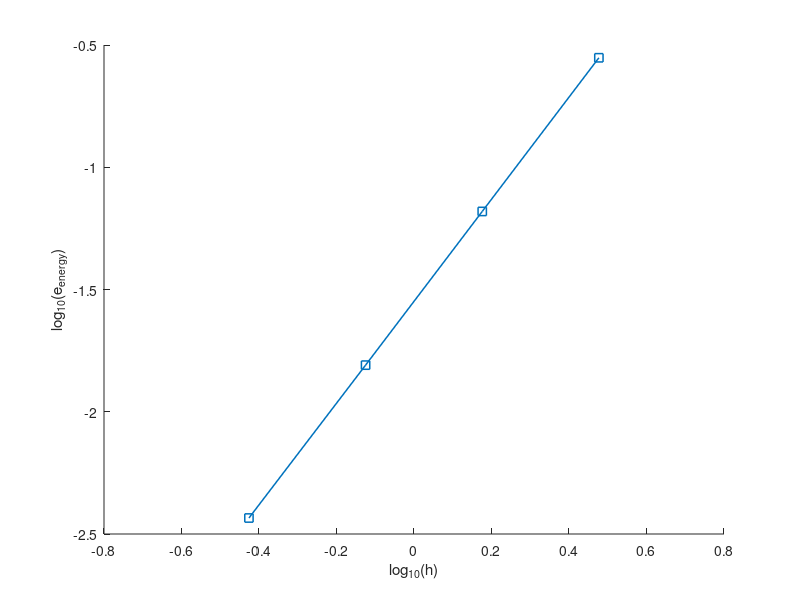
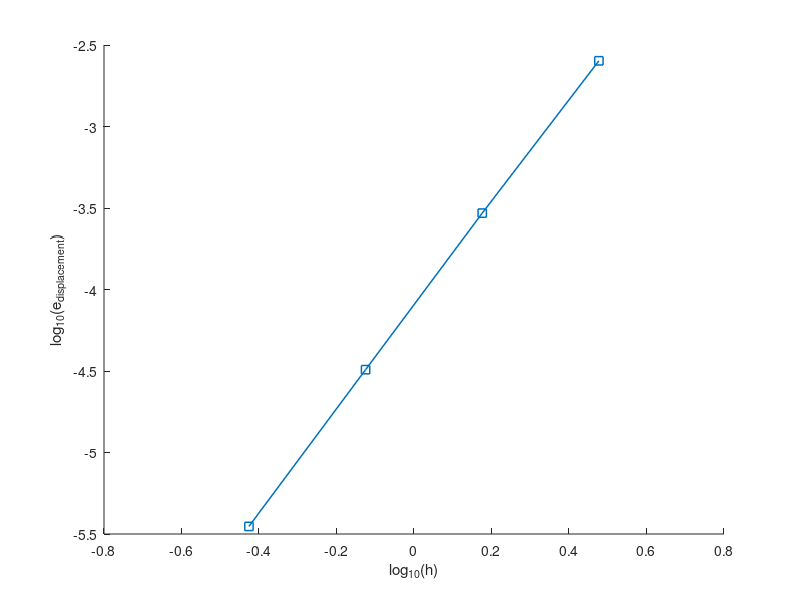

Source code (MATLAB) for these figures, in order:

h=[12/4;12/8;12/16;12/32];

%% p=q=2
energy_norm2=[0.280367922203176;0.065949927784214;0.015513554945101;0.003676401977117];
disp_norm2  =[0.002529672714234;2.941750524748104e-04;3.222393506930819e-05;3.519741260737019e-06];

%% p=q=4

energy_norm3=[0.050260635432111;0.005171726586377;0.001815128452680;5.510207982135889e-04];
disp_norm3  =[4.174278223106901e-04;3.321230106750417e-05;9.724656549152937e-06;
1.774991938805558e-06];

figure
hold on
plot(log10(h),log10(energy_norm2),'s-','LineWidth',1.1)
%plot(log10(h),log10(energy_norm3),'*-','LineWidth',1.1)
energy_slope2 = polyfit(log10(h),log10(energy_norm2),1);
%energy_slope3 = polyfit(log10(h),log10(energy_norm3),1);
xlabel('log_{10}(h)')
ylabel('log_{10}(e_{energy})')
rate2  = energy_slope2(1)
%rate3  = energy_slope3(1)

figure
hold on
plot(log10(h),log10(disp_norm2),'s-','LineWidth',1.1)
%plot(log10(h),log10(disp_norm3),'*-','LineWidth',1.1)
disp_slope2 = polyfit(log10(h),log10(disp_norm2),1);
disp_slope3 = polyfit(log10(h),log10(disp_norm3),1);
rate2  = disp_slope2(1)
%rate3  = disp_slope3(1)
xlabel('log_{10}(h)')
ylabel('log_{10}(e_{displacement})')